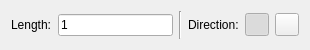
<?xml version="1.0" encoding="UTF-8"?>
<ui version="4.0">
 <class>Arc2PL</class>
 <widget class="QWidget" name="Arc2PL">
  <property name="geometry">
   <rect>
    <x>0</x>
    <y>0</y>
    <width>310</width>
    <height>50</height>
   </rect>
  </property>
  <layout class="QHBoxLayout">
   <item>
    <widget class="QLabel" name="label_2">
     <property name="text">
      <string>Length:</string>
     </property>
     <property name="buddy">
      <cstring>Length</cstring>
     </property>
     <property name="Shortcut" stdset="0">
      <string>,L</string>
     </property>
    </widget>
   </item>
   <item>
    <widget class="RMathLineEdit" name="Length">
     <property name="text">
      <string notr="true">1</string>
     </property>
     <property name="angle" stdset="0">
      <bool>false</bool>
     </property>
     <property name="defaultUnit" stdset="0">
      <number>0</number>
     </property>
    </widget>
   </item>
   <item>
    <widget class="Line" name="line">
     <property name="orientation">
      <enum>Qt::Vertical</enum>
     </property>
    </widget>
   </item>
   <item>
    <widget class="QLabel" name="label">
     <property name="text">
      <string>Direction:</string>
     </property>
     <property name="Shortcut" stdset="0">
      <string>,D</string>
     </property>
     <property name="AutoFocusWidget" stdset="0">
      <string notr="true">Direction</string>
     </property>
    </widget>
   </item>
   <item>
    <widget class="QToolButton" name="CounterClockwise">
     <property name="toolTip">
      <string>Counter Clockwise (Positive)</string>
     </property>
     <property name="icon">
      <iconset>
       <normaloff>CounterClockwise.svg</normaloff>CounterClockwise.svg</iconset>
     </property>
     <property name="Shortcut">
      <string>,T</string>
     </property>
     <property name="checkable">
      <bool>true</bool>
     </property>
     <property name="checked">
      <bool>true</bool>
     </property>
     <attribute name="buttonGroup">
      <string notr="true">Direction</string>
     </attribute>
    </widget>
   </item>
   <item>
    <widget class="QToolButton" name="Clockwise">
     <property name="toolTip">
      <string>Clockwise (Negative)</string>
     </property>
     <property name="icon">
      <iconset>
       <normaloff>Clockwise.svg</normaloff>Clockwise.svg</iconset>
     </property>
     <property name="Shortcut">
      <string>,C</string>
     </property>
     <property name="checkable">
      <bool>true</bool>
     </property>
     <attribute name="buttonGroup">
      <string notr="true">Direction</string>
     </attribute>
    </widget>
   </item>
  </layout>
 </widget>
 <customwidgets>
  <customwidget>
   <class>RMathLineEdit</class>
   <extends>QLineEdit</extends>
   <header>RMathLineEdit.h</header>
  </customwidget>
 </customwidgets>
 <resources/>
 <connections/>
 <buttongroups>
  <buttongroup name="Direction"/>
 </buttongroups>
</ui>
